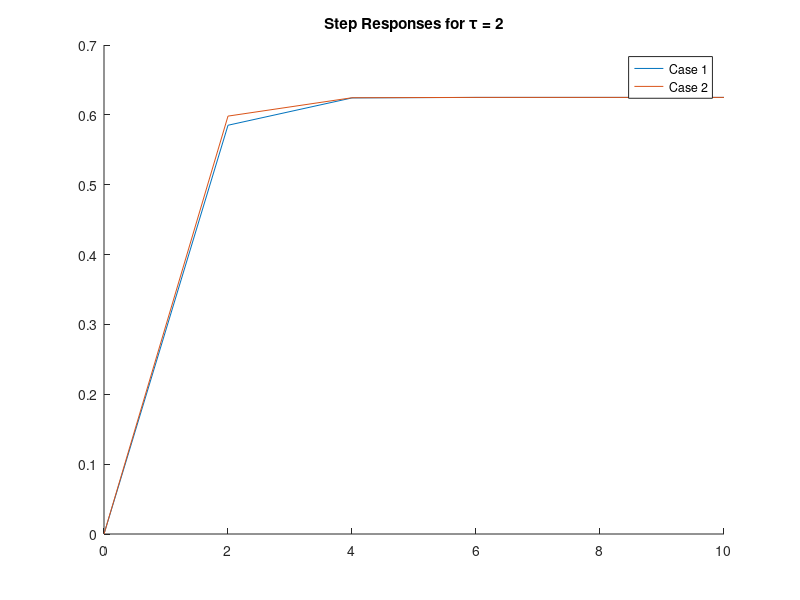

MATLAB code to generate this figure:
%% Q5 Order of Blocks
G1 = tf([1 5],[1 6 8]);
H1 = tf([1 5],[1 4]);
H2 = tf(1,[1 2]);

% tau = 0.1;
% tau = 0.5;
tau = 2;
t = [0:tau:10];
y1 = step(G1,t);
u1 = step(H1,t);
u2 = step(H2,t);
y2 = lsim(H2,u1,t);
y3 = lsim(H1,u2,t);


% hold on 
% plot(t,y1);
% plot(t,y2);
% plot(t,y3);
% title('Step Responses for \tau = 0.1');
% legend('Case 1','Case 2','Case 3');
% hold off

% hold on 
% plot(t,y1);
% plot(t,y2);
% plot(t,y3);
% title('Step Responses for \tau = 0.5');
% legend('Case 1','Case 2','Case 3');
% hold off
% 
hold on 
% plot(t,y1);
plot(t,y2);
plot(t,y3);
legend('Case 1','Case 2','Case 3');
title('Step Responses for \tau = 2');
hold off
% 
% 
% 
